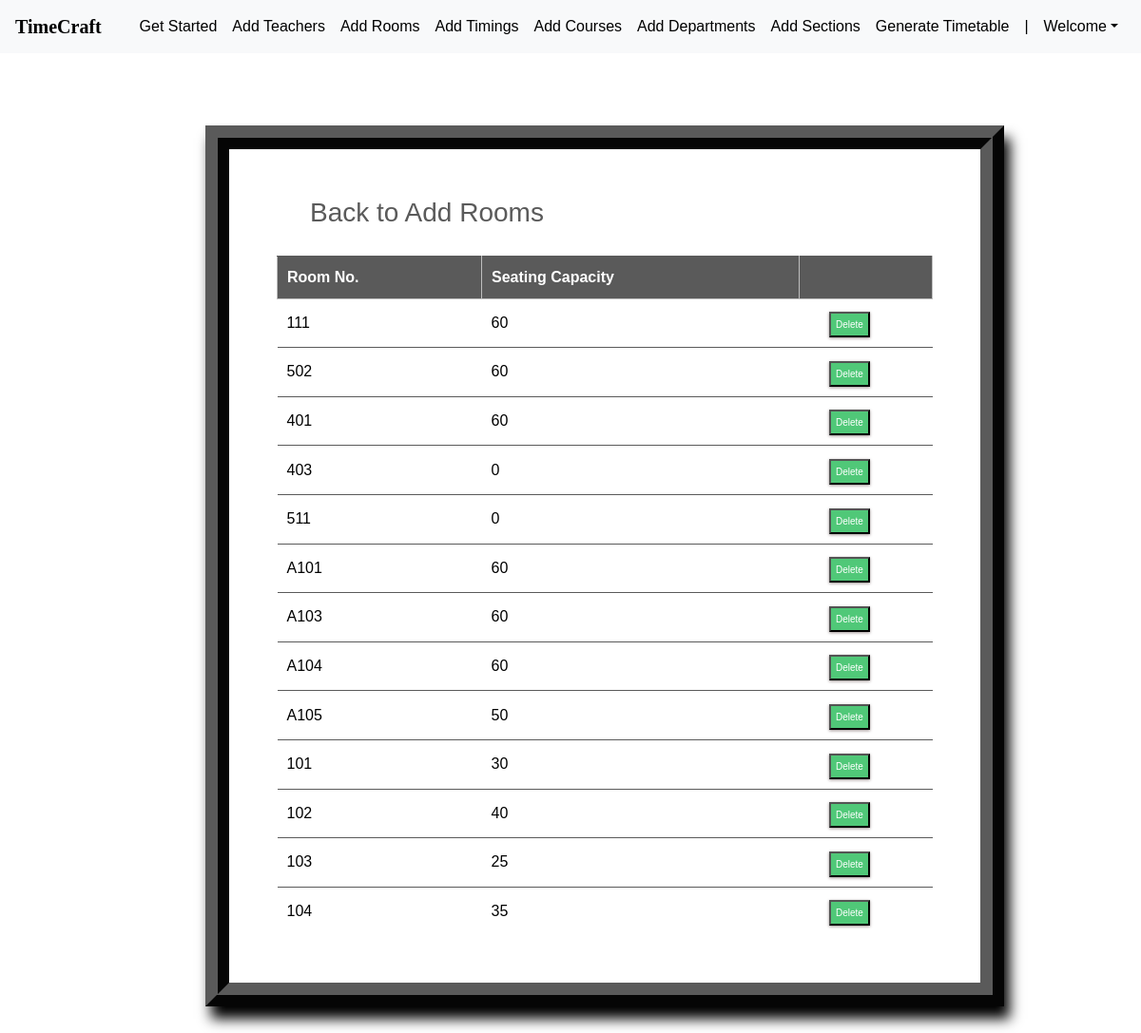
The page /rooms_list/ (signed in) on the database its author committed.
### ttgen/models.py (models this page shows, shortened)
class Room(models.Model):
    r_number = models.CharField(max_length=6)
    seating_capacity = models.IntegerField(default=0)

### ttgen/views.py (the view)
# urls.py: path('rooms_list/', views.room_list, name='editrooms'),
@login_required
def room_list(request):
    context = {
        'rooms': Room.objects.all()
    }
    return render(request, 'roomslist.html', context)

### templates/roomslist.html (shortened to what this page needs)
<!DOCTYPE html>
<html lang="en">
<head>
	<link rel="stylesheet" href="https://maxcdn.bootstrapcdn.com/bootstrap/4.0.0/css/bootstrap.min.css">
    <link rel="stylesheet" type="text/css" href="static/css/index.css">
</head>
<body>
        <header>
			<nav class="navbar navbar-expand-md navbar-dark fixed-top bg-light">
                <a class="navbar-brand" href="#" style="color:black;"><b>TimeCraft</b></a>
                <div class="collapse navbar-collapse" id="navbarCollapse">
                    <ul class="navbar-nav ml-auto">
                    <li class="nav-item">
                        <a class="nav-link" href="{% url 'admindash' %}" style="color:black;">Get Started</a>
                    </li>
                    <li class="nav-item">
                        <a class="nav-link" href="{% url 'addInstructors' %}" style="color:black;">Add Teachers</a>
                    </li>
                    <li class="nav-item active">
                        <a class="nav-link" href="{% url 'addRooms' %}" style="color:black;">Add Rooms</a>
                    </li>
                    <li class="nav-item">
		                <a class="nav-link" href="{% url 'addTimings' %}" style="color:black;">Add Timings</a>
		            </li>
                    <li class="nav-item">
                        <a class="nav-link" href="{% url 'addCourses' %}" style="color:black;">Add Courses</a>
                    </li>
                    <li class="nav-item">
			            <a class="nav-link" href="{% url 'addDepts' %}" style="color:black;">Add Departments</a>
		            </li>
                    <li class="nav-item">
			            <a class="nav-link" href="{% url 'addSections' %}" style="color:black;">Add Sections</a>
		            </li>
                    <li class="nav-item">
			            <a class="nav-link" href="{% url 'generate' %}" style="color:black;">Generate Timetable</a>
		            </li>
                    <li class="nav-item active">
			            <a class="nav-link" style="color:black;">|</a>
		            </li>
                    <li class="nav-item dropdown">
		                <a class="nav-link dropdown-toggle" href="#" id="dropdown03" data-toggle="dropdown" aria-haspopup="true" aria-expanded="false" style="color:black;">Welcome{{ user.first_name }}</a>
		            </li>
                    </ul>
                </div>
            </nav>
        </header>
        {% block content %}
        {% load static %}
        <br>
        <br>
<fieldset class="fieldset">
    <a href="{% url 'addRooms'%}"><h1 class="tablink" onclick="openPage('new')" id="defaultOpen">Back to Add Rooms</h1></a>
    <div class="tabcontent" id="edit">
        <table class="table1">
            <thead>
            <tr class="table-headers">
            <th>Room No.</th>
            <th>Seating Capacity</th>
            <th  class="empty"></th>
            </tr>
            </thead>
            <tbody>
            {% for rm in rooms %}
            <tr>
             <td>{{rm.r_number}}</td>
             <td>{{rm.seating_capacity}}</td>
             <td class="empty">
                <form action="{% url 'deleteroom' rm.id %}" method="post">
                        <input type="submit" value="Delete" class="cross"  style="color:#ffffff; background-color:#50C878;" >
                </form>
             </td>
             </tr>
            {% endfor %}
            </tbody>
        </table>
    </div>
</fieldset>
{% endblock %}

### static/css/index.css (style rules this page uses)
body { padding-top: 3rem; padding-bottom: 3rem; color: #000000; font-family: 'Poppins', sans-serif; overflow-x: hidden; }
nav { font-family: sans-serif; }

### templates/roomslist.html (style rules this page uses)
nav { font-family: sans-serif; }
.navbar-brand { font-size: 20px; font-family: Georgia, 'Times New Roman', Times, serif; }
* { margin: 0; padding: 0; box-sizing: border-box; }
html { scroll-behavior: smooth; }
a { text-decoration:none; }
form { margin-top: 3%; margin-left: 18%; margin-right: 12%; }
fieldset h1 { color: #5a5a5a; padding-bottom: 20px; margin-left: 35px; display: inline-block; cursor: pointer; font-size: 28px; }
fieldset input { padding:8px; color: #938c8c }
.table2 td, th { border: 1px solid rgb(190,190,190); padding: 10px 20px; }
.table1 { width: 100%; border-collapse: collapse; text-align: left; overflow: hidden; }
.table1 td, th { border-top: 1px solid #5a5a5a; padding: 10px; }
.table1 th { background-color: #5a5a5a; color: #fff; }
.cross { font-size:10px; box-shadow: 0px 1px 3px 0px #9e9292; padding: 4px 5px; color: #fff; background-color: #5a5a5a; cursor: pointer; }
.fieldset { margin-top: 3%; margin-left: 18%; margin-right: 12%; padding: 50px; border-width: 25px; border-style: ridge; border-color: #5a5a5a; box-shadow: 6px 13px 13px 0px black; background-color: #fff; }
.nav-item a { color: black; text-decoration: none; transition: font-size 0.3s; }

### rows shown on the page
Room: r_number "111", seating_capacity "60"
Room: r_number "502", seating_capacity "60"
Room: r_number "401", seating_capacity "60"
Room: r_number "403", seating_capacity "0"
Room: r_number "511", seating_capacity "0"
Room: r_number "A101", seating_capacity "60"
Room: r_number "A103", seating_capacity "60"
Room: r_number "A104", seating_capacity "60"
Room: r_number "A105", seating_capacity "50"
Room: r_number "101", seating_capacity "30"
Room: r_number "102", seating_capacity "40"
Room: r_number "103", seating_capacity "25"
Room: r_number "104", seating_capacity "35"
